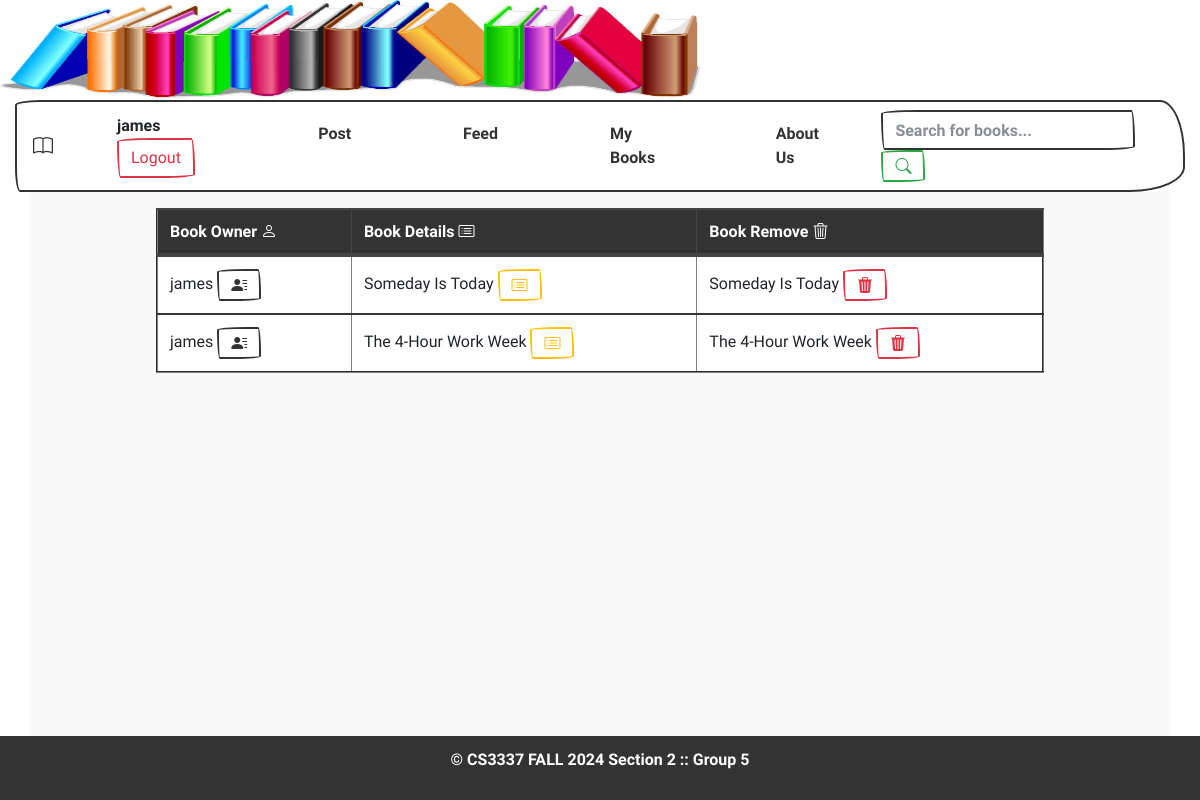
Page /mybooks (signed in) on the earlier database version.
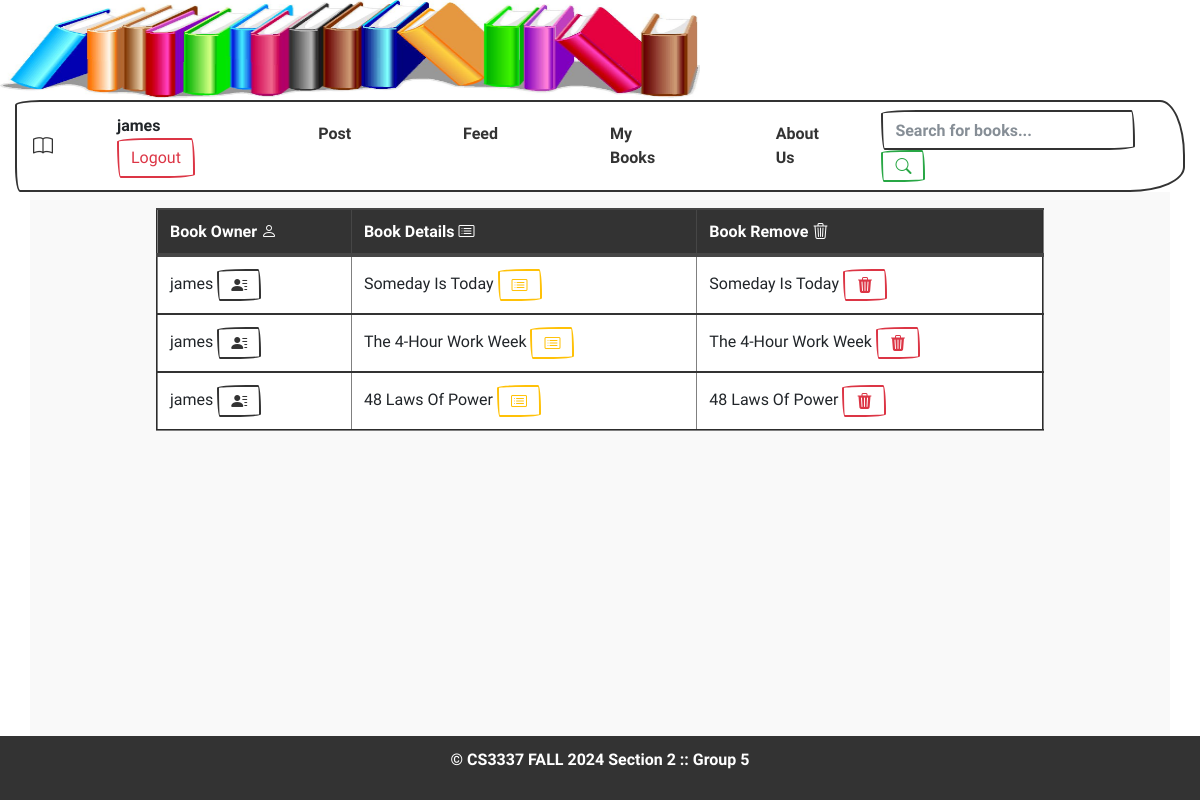
Same page on the later database version.
### bookMng/models.py (models this page shows, shortened)
class Book(models.Model):
    name = models.CharField(max_length=200)
    web = models.URLField(max_length=200)
    price = models.DecimalField(decimal_places=2, max_digits=9)
    publishedate = models.DateField(auto_now=True)
    picture = models.FileField(upload_to="bookEx/static/uploads")
    pic_path = models.CharField(max_length=300, editable=False, blank=True)
    username = models.ForeignKey(User, blank=True, null=True, on_delete=models.CASCADE)

### bookMng/views.py (the view)
# urls.py: path("mybooks", views.mybooks, name="mybooks"),
def mybooks(request):
    books = Book.objects.filter(username=request.user)
    for b in books:
        b.pic_path = b.picture.url[14:]
    return render(
        request,
        "bookMng/mybooks.html",
        {
            "books": books,
        },
    )

### bookEx/templates/bookMng/mybooks.html
  {% extends "base.html" %}
  {% load static %}
  {% block content %}
  <table class="table" border="2">
    <thead class="thead-dark">
    <tr>
      <th>Book Owner <i class="bi bi-person"></i></th>
      <th>Book Details <i class="bi bi-card-list"></i></th>
      <th>Book Remove <i class="bi bi-trash3"></i></th>
    </tr>
    </thead>
    {% for book in books %}
    <tr>
      <td>{{ book.username }} <a class="btn btn-outline-primary" href="/aboutus"><i class="bi bi-person-lines-fill"></i></a></td>
      <td>{{ book.name }} <a class="btn btn-outline-warning" href="book_detail/{{ book.id }}"><i class="bi bi-card-list"></i></a></td>
      <td>{{ book.name }} <a class="btn btn-outline-danger" href="deletebook/{{ book.id }}"><i class="bi bi-trash3-fill"></i></a></td>
    </tr>
    {% endfor %}
  </table>
  {% endblock content %}

Differences in the rows shown:
added Book: username "james", name "48 Laws Of Power"
